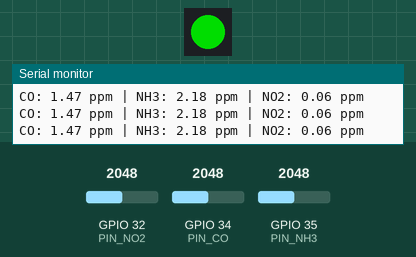
A sketch run on a simulated ESP32. On the bench: 1 RGB LEDs in strip order, left to right, the last lines printed to the serial monitor. The test bench sets the inputs (shaded band); at power-on: GPIO 32 (PIN_NO2) = 2048, GPIO 34 (PIN_CO) = 2048, GPIO 35 (PIN_NH3) = 2048 (analog values on the 0–4095 scale). Dim RGB values are drawn brighter than linear; WiFi joins after 1.5 s; servers stay silent unless stated; no MQTT or app messages arrive unless stated.

Above: at 2.7 s.
2.8 s: GPIO 32 (PIN_NO2) set to 223
At 4.2 s:
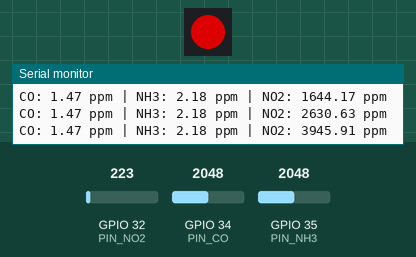
4.5 s: GPIO 32 (PIN_NO2) set to 182
At 7.2 s:
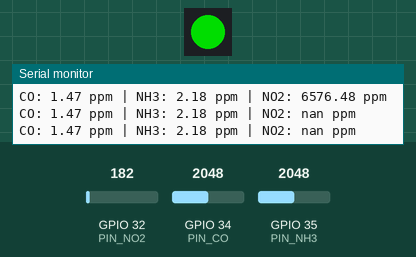
7.5 s: GPIO 34 (PIN_CO) set to 111
At 8.1 s:
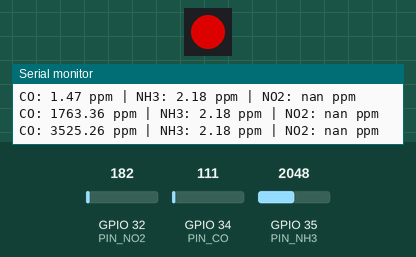
9.0 s: GPIO 34 (PIN_CO) set to 95
At 11.8 s:
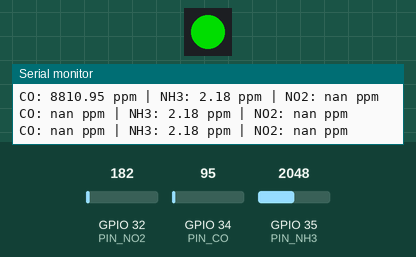
12.0 s: GPIO 35 (PIN_NH3) set to 10
At 13.1 s:
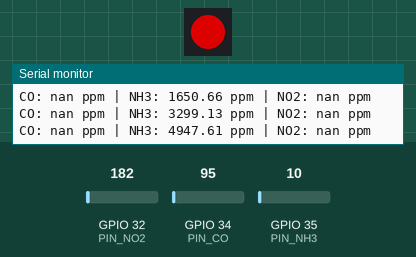
13.5 s: GPIO 35 (PIN_NH3) set to 7
At 16.0 s:
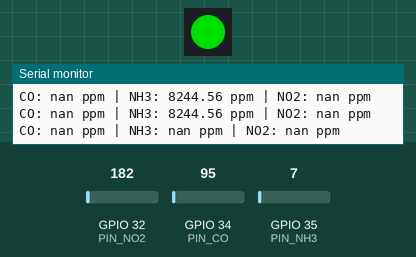
Timing chart, 0 to 17.5 s (numbered marks = the images above; inputs shaded):
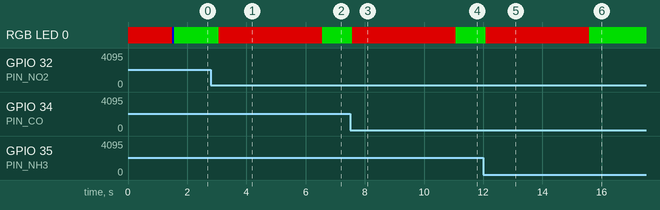

The sketch:

MICS-6814.ino
```cpp
#include <WiFi.h>
#include <PubSubClient.h>
#include <WiFiUdp.h>
#include <NTPClient.h>
#include <esp_adc_cal.h>
#include <Adafruit_NeoPixel.h>
#include <math.h>

/************ Wi-Fi Bilgileri ************/
const char* ssid     = "YOUR_WIFI_SSID";
const char* password = "YOUR_WIFI_PASSWORD";

/************ MQTT Bilgileri ************/
const char* mqtt_server = "YOUR_MQTT_BROKER";
const int   mqtt_port   = 1883;
const char* mqtt_topic  = "demo/gas-monitor";

/************ NTP ************/
WiFiUDP ntpUDP;
NTPClient timeClient(ntpUDP, "pool.ntp.org", 10800);

/************ LED ************/
#define LED_PIN     5
#define NUM_LEDS    1
Adafruit_NeoPixel led(NUM_LEDS, LED_PIN, NEO_GRB + NEO_KHZ800);

/************ Sensör Pinleri ************/
const int PIN_CO  = 34;
const int PIN_NH3 = 35;
const int PIN_NO2 = 32;

/************ Donanım Sabitleri ************/
const float VREF = 3.3;
const int ADC_MAX = 4095;
const float RL = 10000.0;  // 10k direnç

/************ Kalibrasyon R0 Değerleri ************/
float R0_CO  = 8100.0;
float R0_NH3 = 3100.0;
float R0_NO2 = 13800.0;

/************ Dönüşüm Katsayıları ************/
const float m_CO  = 2.43,  c_CO  = -0.056;
const float m_NH3 = 1.37,  c_NH3 = -0.358;
const float m_NO2 = 4.05,  c_NO2 = -0.636;

/************ Ortalama Filtresi (SMA) ************/
const int SMA_WINDOW = 5;
float sma_co[SMA_WINDOW], sma_nh3[SMA_WINDOW], sma_no2[SMA_WINDOW];
int sma_idx = 0;

/************ Eşik Değerleri (ppm) ************/
float CO_THRESHOLD  = 20.0;
float NH3_THRESHOLD = 3.0;
float NO2_THRESHOLD = 7.0;

/************ Sistem Değişkenleri ************/
String groupId = "{YOUR-DEVICE-GROUP-ID}";
String deviceId = "mics6814_demo_01";

WiFiClient espClient;
PubSubClient client(espClient);
unsigned long lastMsg = 0;
const unsigned long MSG_INTERVAL = 60000; // 1 dakika
unsigned long lastBlink = 0;
bool ledState = false;

/************ Yardımcı Fonksiyonlar ************/
void setLEDColor(uint8_t r, uint8_t g, uint8_t b) {
  led.setPixelColor(0, led.Color(r, g, b));
  led.show();
}

float calcRs(float V) {
  if (V <= 0.0001) return 1e9;
  return RL * (VREF - V) / V;
}

float toPPM(float ratio, float m, float c) {
  if (ratio <= 0) return NAN;
  float log_ppm = m * log10(ratio) + c;
  float ppm = pow(10, log_ppm);
  return (ppm < 0 || ppm > 10000) ? NAN : ppm;
}

float updateSMA(float *buf, float val) {
  buf[sma_idx] = val;
  sma_idx = (sma_idx + 1) % SMA_WINDOW;
  float sum = 0; int count = 0;
  for (int i = 0; i < SMA_WINDOW; i++) {
    if (!isnan(buf[i])) { sum += buf[i]; count++; }
  }
  return (count > 0) ? sum / count : NAN;
}

String getDateTime() {
  timeClient.update();
  time_t t = timeClient.getEpochTime();
  struct tm *timeinfo = gmtime(&t);
  char buf[30];
  snprintf(buf, sizeof(buf), "%04d-%02d-%02dT%02d:%02d:%02dZ",
           timeinfo->tm_year + 1900, timeinfo->tm_mon + 1, timeinfo->tm_mday,
           timeinfo->tm_hour, timeinfo->tm_min, timeinfo->tm_sec);
  return String(buf);
}

/************ WiFi ve MQTT Fonksiyonları ************/
void setup_wifi() {
  setLEDColor(255, 0, 0);  // Kırmızı: bağlantı bekleniyor
  WiFi.begin(ssid, password);
  Serial.print("Wi-Fi bağlanıyor");
  while (WiFi.status() != WL_CONNECTED) {
    delay(500);
    Serial.print(".");
  }
  Serial.println("\nWi-Fi bağlandı!");
  setLEDColor(0, 0, 255);  // Mavi: Wi-Fi bağlı
}

void reconnect() {
  while (!client.connected()) {
    if (client.connect("GasSensorClient")) {
      Serial.println("MQTT'ye bağlandı");
      setLEDColor(0, 255, 0);  // Yeşil: MQTT bağlı
      lastMsg = millis();
    } else {
      delay(5000);
    }
  }
}

/************ LED Renk Durumu ************/
void updateLED(float co, float nh3, float no2) {
  bool danger = false;
  if (co > CO_THRESHOLD || nh3 > NH3_THRESHOLD || no2 > NO2_THRESHOLD) danger = true;

  static uint8_t r = 0, g = 255, b = 0;
  if (danger) { r = 255; g = 0; b = 0; }  // Tehlike: kırmızı
  else { r = 0; g = 255; b = 0; }         // Normal: yeşil

  // WiFi bağlantısı yoksa yanıp sönme efekti
  if (WiFi.status() != WL_CONNECTED) {
    if (millis() - lastBlink > 500) {
      ledState = !ledState;
      lastBlink = millis();
      if (ledState) setLEDColor(r, g, b);
      else setLEDColor(0, 0, 0);
    }
  } else {
    setLEDColor(r, g, b);
  }
}

/************ MQTT Gönderim ************/
void sendSensorData(float co, float nh3, float no2) {
  String payload = "{";
  payload += "\"deviceGroupId\":\"" + groupId + "\",";
  payload += "\"deviceId\":\"" + deviceId + "\",";
  payload += "\"dateTime\":\"" + getDateTime() + "\",";
  payload += "\"data\":{";
  payload += "\"CO\":" + String(co, 2) + ",";
  payload += "\"NH3\":" + String(nh3, 2) + ",";
  payload += "\"NO2\":" + String(no2, 2);
  payload += "}}";

  if (client.publish(mqtt_topic, payload.c_str())) {
    Serial.println("MQTT Gönderildi: " + payload);
  } else {
    Serial.println("MQTT Gönderilemedi!");
  }
}

/************ Setup ************/
void setup() {
  Serial.begin(115200);
  led.begin();
  led.setBrightness(150);
  setLEDColor(255, 0, 0);

  setup_wifi();
  timeClient.begin();
  client.setServer(mqtt_server, mqtt_port);

  analogReadResolution(12);
  analogSetPinAttenuation(PIN_CO, ADC_11db);
  analogSetPinAttenuation(PIN_NH3, ADC_11db);
  analogSetPinAttenuation(PIN_NO2, ADC_11db);

  for (int i = 0; i < SMA_WINDOW; i++) {
    sma_co[i] = sma_nh3[i] = sma_no2[i] = NAN;
  }

  Serial.println("MiCS-6814 Ölçüm Başladı...");
}

/************ Loop ************/
void loop() {
  if (WiFi.status() == WL_CONNECTED) {
    if (!client.connected()) reconnect();
    client.loop();
  }

  float v_co  = analogRead(PIN_CO)  * (VREF / ADC_MAX);
  float v_nh3 = analogRead(PIN_NH3) * (VREF / ADC_MAX);
  float v_no2 = analogRead(PIN_NO2) * (VREF / ADC_MAX);

  float Rs_co  = calcRs(v_co);
  float Rs_nh3 = calcRs(v_nh3);
  float Rs_no2 = calcRs(v_no2);

  float ratio_co  = Rs_co  / R0_CO;
  float ratio_nh3 = Rs_nh3 / R0_NH3;
  float ratio_no2 = Rs_no2 / R0_NO2;

  float ppm_co  = updateSMA(sma_co,  toPPM(ratio_co,  m_CO,  c_CO));
  float ppm_nh3 = updateSMA(sma_nh3, toPPM(ratio_nh3, m_NH3, c_NH3));
  float ppm_no2 = updateSMA(sma_no2, toPPM(ratio_no2, m_NO2, c_NO2));

  Serial.printf("CO: %.2f ppm | NH3: %.2f ppm | NO2: %.2f ppm\n", ppm_co, ppm_nh3, ppm_no2);

  updateLED(ppm_co, ppm_nh3, ppm_no2);

  if (WiFi.status() == WL_CONNECTED && millis() - lastMsg > MSG_INTERVAL) {
    sendSensorData(ppm_co, ppm_nh3, ppm_no2);
    lastMsg = millis();
  }

  delay(500);
}
```

Measured:
- the behaviour switches between 203 and 202 on GPIO 32 (PIN_NO2) (found by bisection; images 1 and 2)
- the behaviour switches between 106 and 105 on GPIO 34 (PIN_CO) (found by bisection; images 3 and 4)
- the behaviour switches between 9 and 8 on GPIO 35 (PIN_NH3) (found by bisection; images 5 and 6)
- after the input at 2.8 s, RGB LED 0: RGB(0, 150, 0) → RGB(150, 0, 0) after 0.26 s
- after the input at 4.5 s, RGB LED 0: RGB(150, 0, 0) → RGB(0, 150, 0) after 2.1 s
- after the input at 7.5 s, RGB LED 0: RGB(0, 150, 0) → RGB(150, 0, 0) after 0.07 s
- after the input at 9.0 s, RGB LED 0: RGB(150, 0, 0) → RGB(0, 150, 0) after 2.1 s
- after the input at 12.0 s, RGB LED 0: RGB(0, 150, 0) → RGB(150, 0, 0) after 0.08 s
- after the input at 13.5 s, RGB LED 0: RGB(150, 0, 0) → RGB(0, 150, 0) after 2.1 s
